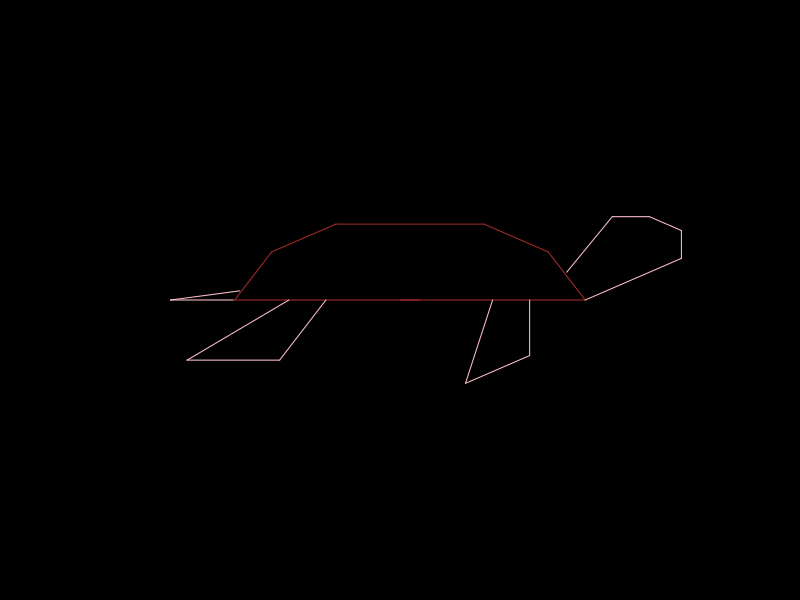

Generate this figure with R:
## A "Real" Turtle
## code by Linlin Yan <linlin.yan@cos.name>
## URL: http://cos.name/bbs/read.php?tid=15876
turtle_x <- 0
turtle_y <- 0
turtle_direction <- 0
turtle_color <- "white"
turtle_drawing <- TRUE
turtle_init <- function(width = 100, height = 100, 
    mar = rep(0, 4), bg = "black", ...) {
    par(mar = mar)
    par(bg = bg)
    plot(c(-width, width), c(-height, height), type = "n", xlab = "", 
        ylab = "", axes = FALSE, ...)
    turtle_x <<- 0
    turtle_y <<- 0
    turtle_direction <<- 0
}
turtle_goto <- function(x, y) {
    if (turtle_drawing) {
        segments(turtle_x, turtle_y, x, y, col = turtle_color)
    }
    turtle_x <<- x
    turtle_y <<- y
}
turtle_pen_up <- function() {
    turtle_drawing <<- FALSE
}
turtle_pen_down <- function() {
    turtle_drawing <<- TRUE
}
turtle_forward <- function(distance) {
    x <- turtle_x + distance * cos(turtle_direction * pi/180)
    y <- turtle_y + distance * sin(turtle_direction * pi/180)
    turtle_goto(x, y)
}
turtle_turn_left <- function(degree) {
    turtle_direction <<- (turtle_direction + degree)%%360
}
turtle_turn_right <- function(degree) {
    turtle_direction <<- (turtle_direction - degree)%%360
}
turtle_set_color <- function(col) {
    turtle_color <<- col
}

draw_turtle <- function() {
    turtle_init()
    turtle_set_color("brown")
    turtle_forward(50)
    turtle_turn_left(120)
    turtle_forward(20)
    turtle_turn_left(30)
    turtle_forward(20)
    turtle_turn_left(30)
    turtle_forward(40)
    turtle_turn_left(30)
    turtle_forward(20)
    turtle_turn_left(30)
    turtle_forward(20)
    turtle_turn_left(120)
    turtle_forward(50)
    turtle_set_color("pink")
    turtle_pen_up()
    turtle_goto(-20, 0)
    turtle_pen_down()
    turtle_turn_right(120)
    turtle_forward(25)
    turtle_turn_right(60)
    turtle_forward(25)
    turtle_goto(-30, 0)
    turtle_turn_left(180)
    turtle_pen_up()
    turtle_goto(35, 0)
    turtle_pen_down()
    turtle_turn_right(90)
    turtle_forward(20)
    turtle_turn_right(60)
    turtle_forward(20)
    turtle_goto(25, 0)
    turtle_turn_left(150)
    turtle_pen_up()
    turtle_goto(50, 0)
    turtle_pen_down()
    turtle_turn_left(30)
    turtle_forward(30)
    turtle_turn_left(60)
    turtle_forward(10)
    turtle_turn_left(60)
    turtle_forward(10)
    turtle_turn_left(30)
    turtle_forward(10)
    turtle_goto(45, 10)
    turtle_pen_up()
    turtle_goto(-45, 0)
    turtle_pen_down()
    turtle_forward(17)
    turtle_turn_right(170)
    turtle_forward(19)
}
draw_turtle() 
